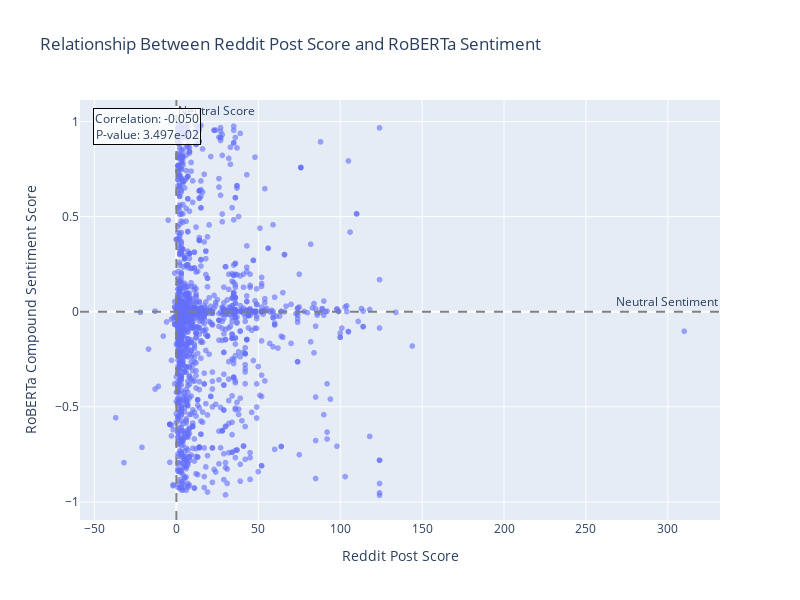

Notebook code for this chart:
### Markdown cell above
### 4.2 Visualizing the Correlation

Let's create a scatter plot to see how well the two sentiment analysis methods correlate with each other:

### Code cell
import plotly.express as px
import plotly.graph_objects as go
from scipy.stats import pearsonr
import numpy as np

# Create scatter plot comparing Reddit post scores vs RoBERTa sentiment
fig = px.scatter(
    df_reddit_sentiment_full, 
    x='score', 
    y='roberta_compound',
    title='Relationship Between Reddit Post Score and RoBERTa Sentiment',
    labels={
        'score': 'Reddit Post Score',
        'roberta_compound': 'RoBERTa Compound Sentiment Score'
    },
    hover_data=['sentences'],  # Show sentences on hover
    opacity=0.6
)

# Add horizontal line at y=0 (neutral sentiment)
fig.add_hline(y=0, line_dash="dash", line_color="gray", 
              annotation_text="Neutral Sentiment", annotation_position="top right")

# Add vertical line at x=0 (neutral score)
fig.add_vline(x=0, line_dash="dash", line_color="gray",
              annotation_text="Neutral Score", annotation_position="top right")

# Calculate correlation coefficient
correlation, p_value = pearsonr(df_reddit_sentiment_full['score'], df_reddit_sentiment_full['roberta_compound'])

# Add correlation info to the plot
fig.add_annotation(
    x=0.02, y=0.98,
    xref='paper', yref='paper',
    text=f'Correlation: {correlation:.3f}<br>P-value: {p_value:.3e}',
    showarrow=False,
    font=dict(size=12),
    bgcolor="rgba(255,255,255,0.8)",
    bordercolor="black",
    borderwidth=1
)

fig.update_layout(
    width=800,
    height=600,
    showlegend=True
)

fig.show()

print(f"📊 Correlation Analysis: Reddit Score vs RoBERTa Sentiment")
print(f"Pearson correlation coefficient: {correlation:.4f}")
print(f"P-value: {p_value:.2e}")
print(f"Interpretation: ", end="")
if abs(correlation) > 0.7:
    print("Strong correlation")
elif abs(correlation) > 0.5:
    print("Moderate correlation") 
elif abs(correlation) > 0.3:
    print("Weak correlation")
else:
    print("Very weak or no correlation")

### Figure 1 — Plotly figure (JSON) as saved in the notebook; plotly's stock layout.template omitted (floating-point values rounded to 4 significant figures; data arrays with more than 128 entries replaced by an {"elided": "..."} marker saying what was removed)
{"data": [{"customdata": {"elided": "1785x1 str values"}, "hovertemplate": "Reddit Post Score=%{x}<br>RoBERTa Compound Sentiment Score=%{y}<br>sentences=%{customdata[0]}<extra></extra>", "legendgroup": "", "marker": {"color": "#636efa", "opacity": 0.6, "symbol": "circle"}, "mode": "markers", "name": "", "showlegend": false, "type": "scattergl", "x": {"elided": "1785 int values"}, "xaxis": "x", "y": {"elided": "1785 float values"}, "yaxis": "y"}], "layout": {"annotations": [{"showarrow": false, "text": "Neutral Sentiment", "x": 1, "xanchor": "right", "xref": "x domain", "y": 0, "yanchor": "bottom", "yref": "y"}, {"showarrow": false, "text": "Neutral Score", "x": 0, "xanchor": "left", "xref": "x", "y": 1, "yanchor": "top", "yref": "y domain"}, {"bgcolor": "rgba(255,255,255,0.8)", "bordercolor": "black", "borderwidth": 1, "font": {"size": 12}, "showarrow": false, "text": "Correlation: -0.050<br>P-value: 3.497e-02", "x": 0.02, "xref": "paper", "y": 0.98, "yref": "paper"}], "height": 600, "legend": {"tracegroupgap": 0}, "shapes": [{"line": {"color": "gray", "dash": "dash"}, "type": "line", "x0": 0, "x1": 1, "xref": "x domain", "y0": 0, "y1": 0, "yref": "y"}, {"line": {"color": "gray", "dash": "dash"}, "type": "line", "x0": 0, "x1": 0, "xref": "x", "y0": 0, "y1": 1, "yref": "y domain"}], "showlegend": true, "title": {"text": "Relationship Between Reddit Post Score and RoBERTa Sentiment"}, "width": 800, "xaxis": {"anchor": "y", "domain": [0, 1], "title": {"text": "Reddit Post Score"}}, "yaxis": {"anchor": "x", "domain": [0, 1], "title": {"text": "RoBERTa Compound Sentiment Score"}}}}
